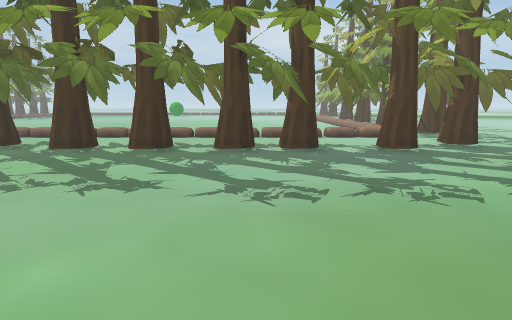
view 1 (above)

24 first-person views from a walk through a scene from a Unity 3-D project. The camera is 1.4 m above the floor, tilts 10° down and sees 80° across. The floor is counted in squares, 1 m on a side. Each view is taken from the middle of a square. On the plan, view 1 faces up. The plan holds only what a view shows up to about 14 squares ahead; the rest is blank. The place goes on beyond the plan. The player is left out.

view 2
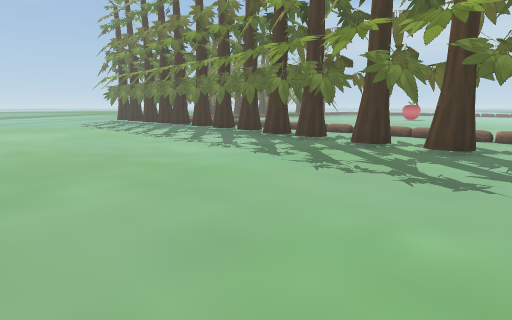

view 3
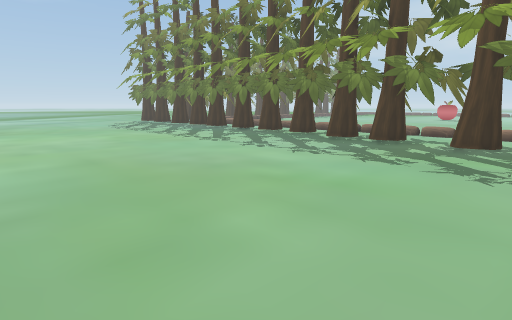

view 4
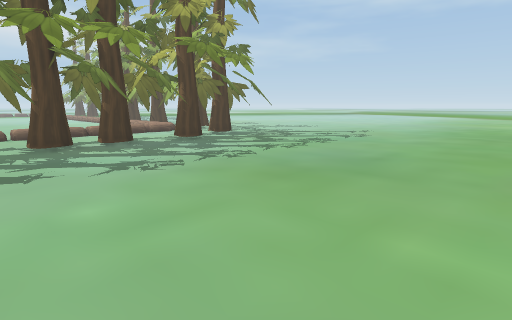

view 5
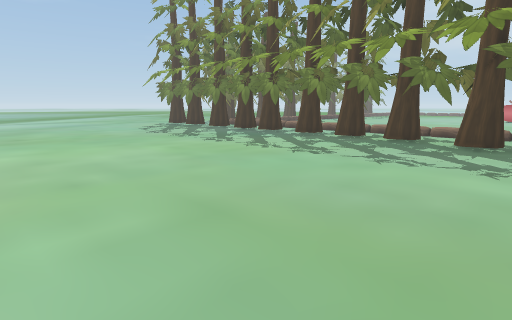

view 6
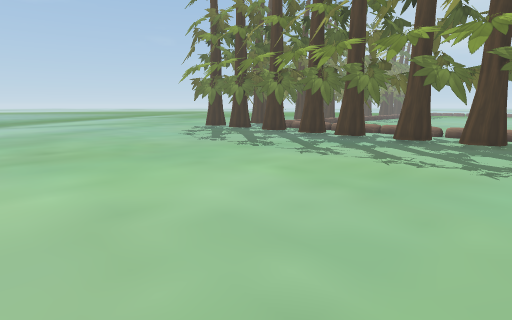

view 7
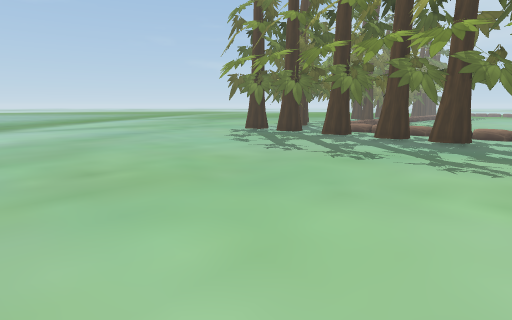

view 8
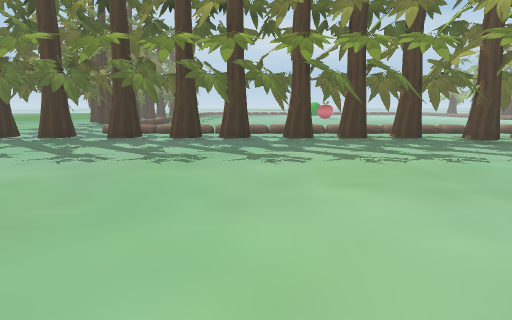

view 9
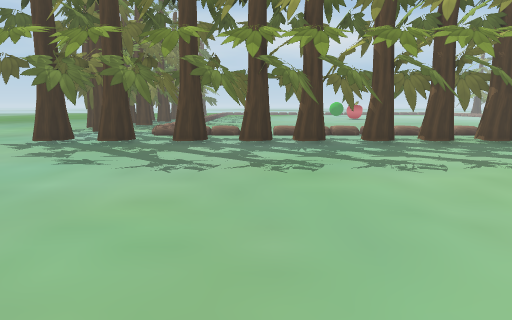

view 10
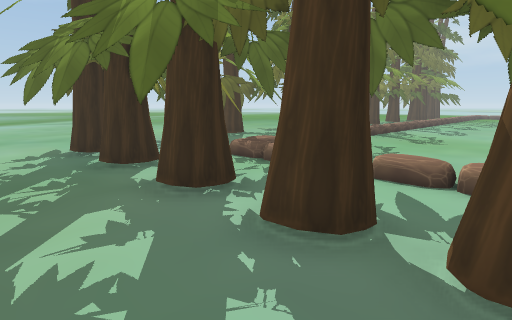

view 11
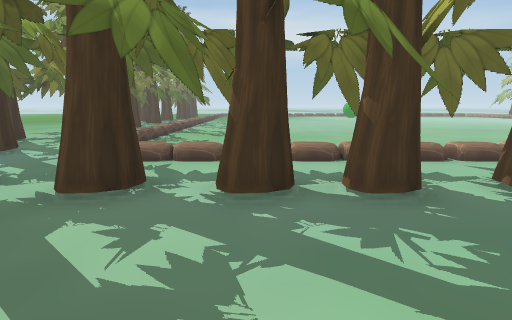

view 12
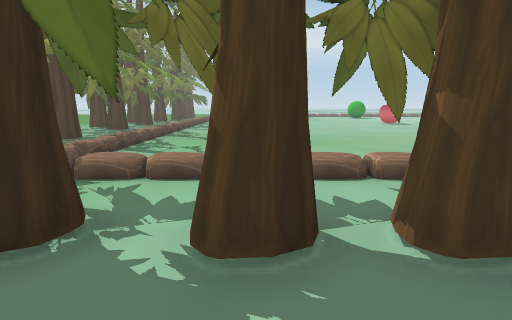

view 13
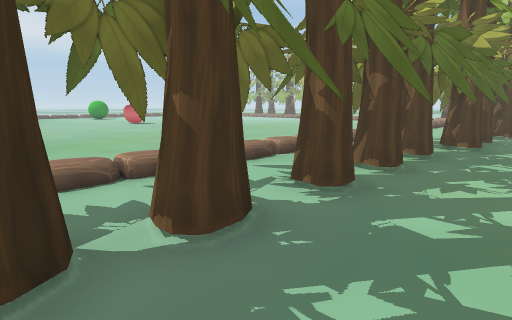

view 14
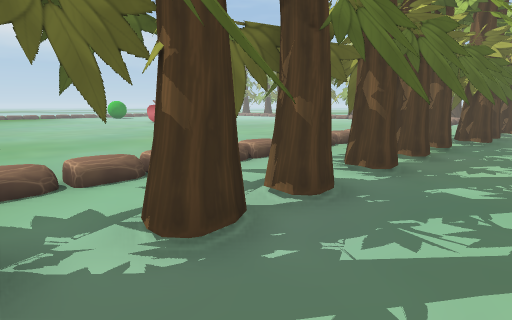

view 15
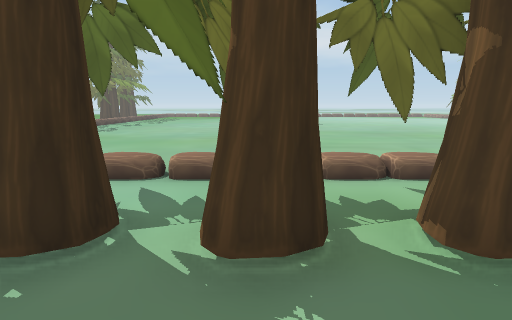

view 16
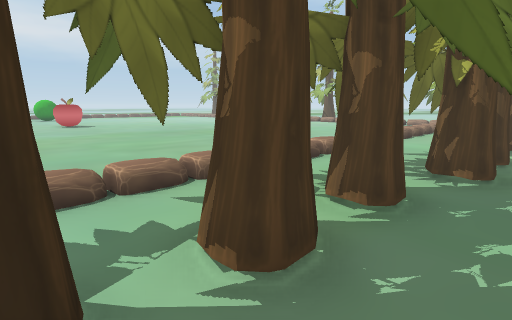

view 17
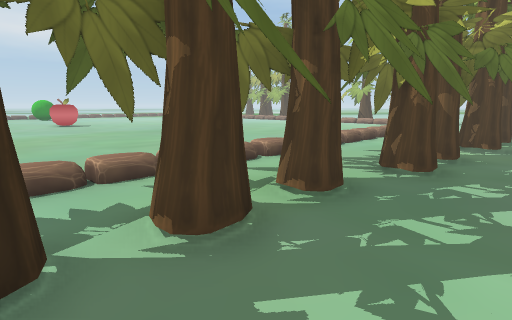

view 18
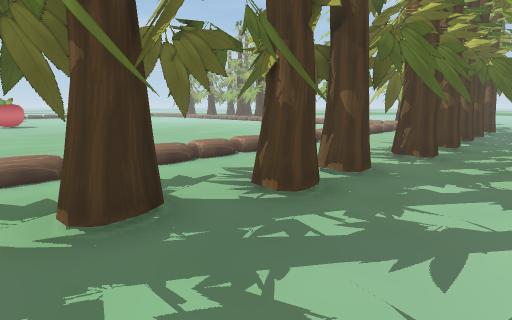

view 19
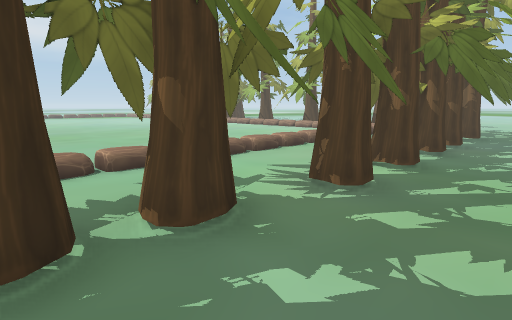

view 20
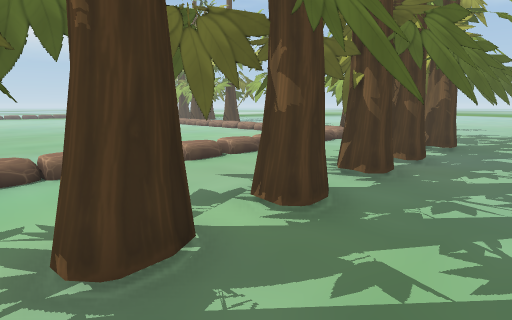

view 21
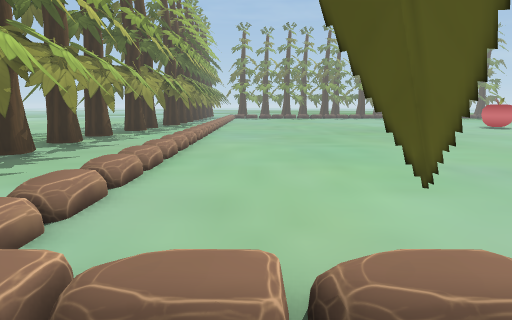

view 22
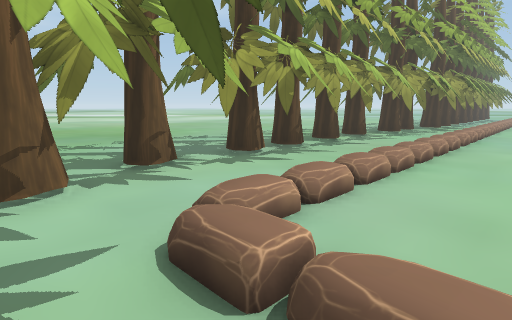

view 23
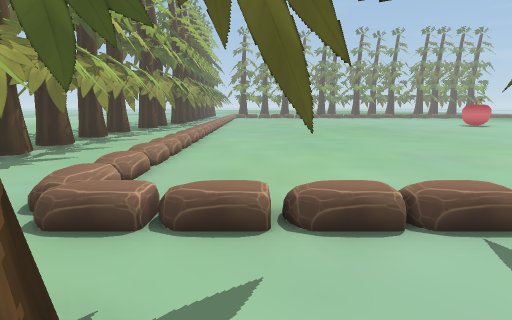

view 24
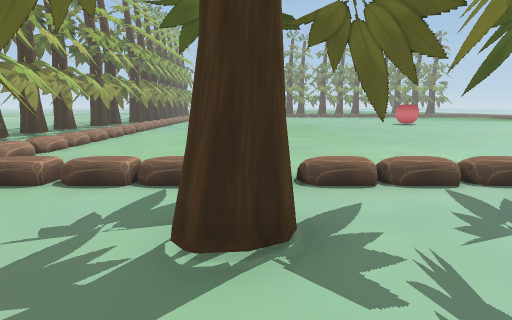

### Floor plan
Key: @ floor where view 1 was taken; # wall or solid block; . floor; / step, stairs or slope; T tree; O other object.
Columns run from 30 left of view 1 to 12 right of it. Each row starts with its distance up from view 1.
 31                             ...
 30                             .....
 29                             ......
 28                         ..........
 27                         ...........
 26                          ..........
 25       ...     ....       ..........
 24      .......  .....      ..........
 23     ......... .....   ............   TTT
 22    .................................  ...
 21   T.................................   #. .
 20    .................................T..T.
 19    .................................  ...
 18    .................................OTT
 17 TT ................. ............... T. .
 16  T     ..             .............. ..#
 15  .T   ...           ................T.
 14  #  T TTTT T TT T  ///////////    /  T
 13    T# T#TT T  # T TTTT      .T T  T TT TT
 12  T          T        T TTTTTT#TTTTT T#..
 11 T#TT##T###### T########  TT TT TTTTT.T#.
 10 TT T  T T  TTTT   TT#######T T##TT#T.T..
  9 T#TT TT.T#TT.T#TT T#TT ##..TTT T T ..  T
  8  .. ...... .... ....T#T ..T.T#TTTT..T
  7 ......................... .. .    .. ..
  6 ........................................
  5 .........................................
  4 ..........................................
  3 ...........................................
  2 ...........................................
  1 ...........................................
  0 ..............................@............
 -1 ...........................................
 -2       ................... .. .....

Where each view was taken, in squares from view 1:
view 1: 0 up, 0 right, facing up
view 2: 1 down, 1 left, facing up-left
view 3: 2 down, 4 left, facing up-left
view 4: 2 down, 3 left, facing up-right
view 5: 2 down, 9 left, facing up-left
view 6: 2 down, 14 left, facing up-left
view 7: 2 down, 18 left, facing up-left
view 8: 2 down, 20 left, facing up
view 9: 1 down, 23 left, facing up
view 10: 8 up, 21 left, facing up-left
view 11: 6 up, 23 left, facing up
view 12: 8 up, 23 left, facing up
view 13: 8 up, 23 left, facing up-right
view 14: 8 up, 25 left, facing up-right
view 15: 8 up, 16 left, facing up
view 16: 9 up, 18 left, facing up-right
view 17: 8 up, 18 left, facing up-right
view 18: 7 up, 15 left, facing up-right
view 19: 7 up, 11 left, facing up-right
view 20: 7 up, 7 left, facing up-right
view 21: 17 up, 8 right, facing left
view 22: 17 up, 8 right, facing down-left
view 23: 17 up, 10 right, facing left
view 24: 21 up, 12 right, facing left
